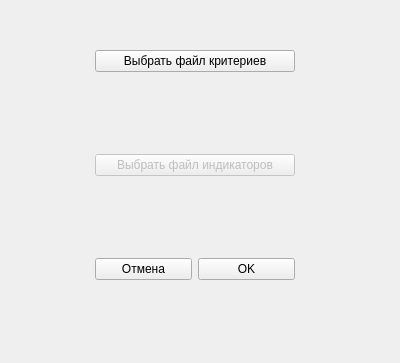
<?xml version="1.0" encoding="UTF-8"?>
<ui version="4.0">
 <class>Form</class>
 <widget class="QWidget" name="Form">
  <property name="geometry">
   <rect>
    <x>0</x>
    <y>0</y>
    <width>400</width>
    <height>363</height>
   </rect>
  </property>
  <property name="minimumSize">
   <size>
    <width>400</width>
    <height>300</height>
   </size>
  </property>
  <property name="maximumSize">
   <size>
    <width>999999</width>
    <height>9999999</height>
   </size>
  </property>
  <property name="windowTitle">
   <string>Выбор файлов</string>
  </property>
  <property name="styleSheet">
   <string notr="true">c</string>
  </property>
  <widget class="QWidget" name="verticalLayoutWidget">
   <property name="geometry">
    <rect>
     <x>50</x>
     <y>30</y>
     <width>291</width>
     <height>271</height>
    </rect>
   </property>
   <layout class="QGridLayout" name="gridLayout">
    <property name="sizeConstraint">
     <enum>QLayout::SetDefaultConstraint</enum>
    </property>
    <item row="0" column="0">
     <widget class="QPushButton" name="datafile_button">
      <property name="sizePolicy">
       <sizepolicy hsizetype="Minimum" vsizetype="Fixed">
        <horstretch>0</horstretch>
        <verstretch>0</verstretch>
       </sizepolicy>
      </property>
      <property name="maximumSize">
       <size>
        <width>200</width>
        <height>16777215</height>
       </size>
      </property>
      <property name="layoutDirection">
       <enum>Qt::LeftToRight</enum>
      </property>
      <property name="text">
       <string>Выбрать файл критериев</string>
      </property>
      <property name="default">
       <bool>false</bool>
      </property>
     </widget>
    </item>
    <item row="2" column="0">
     <widget class="QPushButton" name="indfile_button">
      <property name="enabled">
       <bool>false</bool>
      </property>
      <property name="text">
       <string>Выбрать файл индикаторов</string>
      </property>
     </widget>
    </item>
    <item row="1" column="0">
     <widget class="QLabel" name="output1">
      <property name="enabled">
       <bool>true</bool>
      </property>
      <property name="maximumSize">
       <size>
        <width>16777215</width>
        <height>30</height>
       </size>
      </property>
      <property name="text">
       <string/>
      </property>
     </widget>
    </item>
    <item row="3" column="0">
     <widget class="QLabel" name="output2">
      <property name="enabled">
       <bool>true</bool>
      </property>
      <property name="maximumSize">
       <size>
        <width>16777215</width>
        <height>30</height>
       </size>
      </property>
      <property name="text">
       <string/>
      </property>
     </widget>
    </item>
    <item row="4" column="0">
     <layout class="QHBoxLayout" name="horizontalLayout">
      <property name="sizeConstraint">
       <enum>QLayout::SetMinimumSize</enum>
      </property>
      <item>
       <widget class="QPushButton" name="cancel_button">
        <property name="text">
         <string>Отмена</string>
        </property>
       </widget>
      </item>
      <item>
       <widget class="QPushButton" name="ok_button">
        <property name="text">
         <string>OK</string>
        </property>
       </widget>
      </item>
     </layout>
    </item>
   </layout>
  </widget>
 </widget>
 <resources/>
 <connections/>
</ui>
